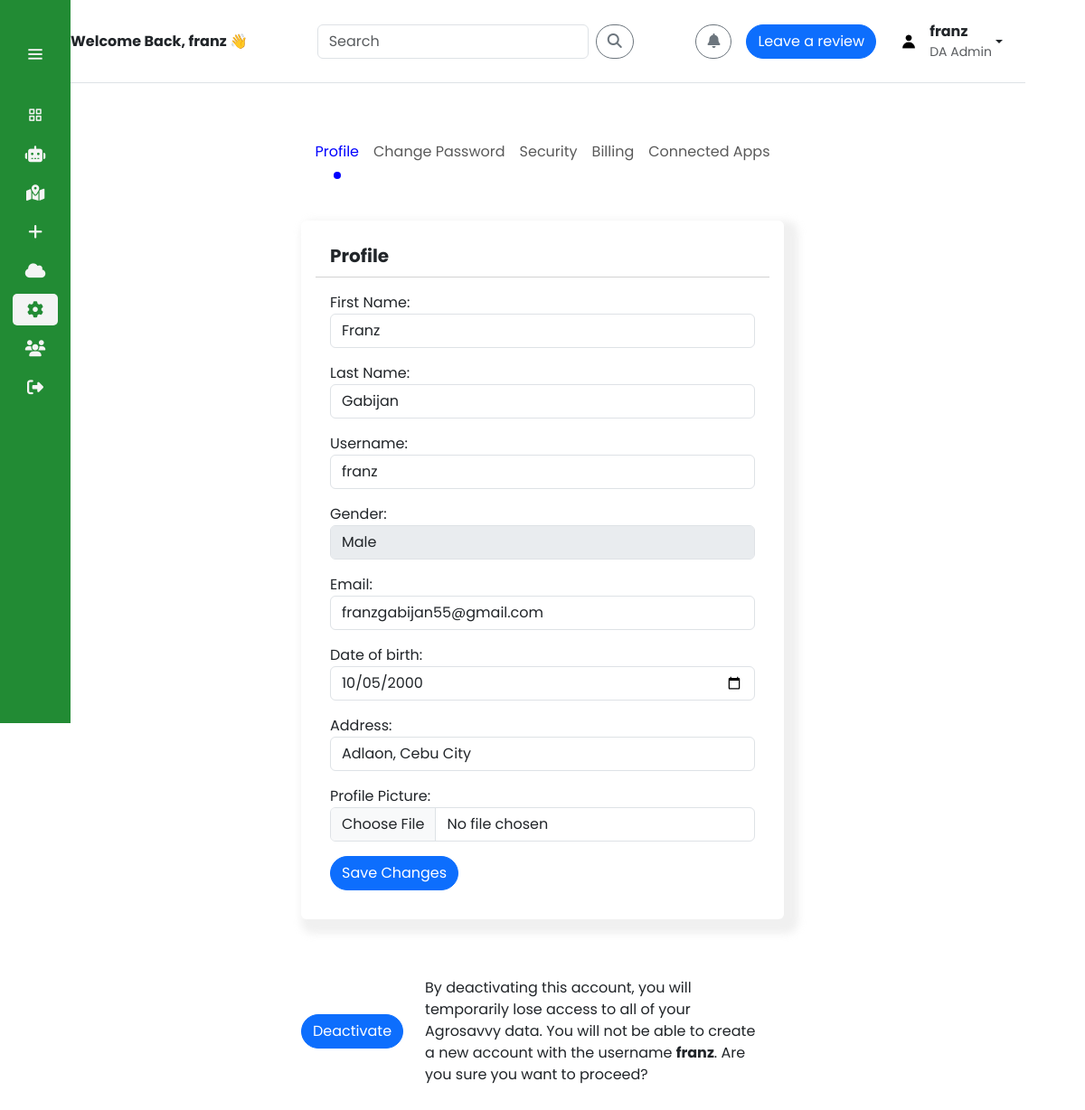
/settings/ (signed in), run on the app's committed database.
### app_agrosavvy/models.py (models this page shows, shortened)
class CustomUser(AbstractUser):
    email = models.EmailField(unique=True)
    firstname = models.CharField(max_length=30, blank=True)
    lastname = models.CharField(max_length=30, blank=True)
    date_of_birth = models.DateField(null=True, blank=True)
    profile_picture = models.ImageField(upload_to='profile_pictures/', null=True, blank=True)
    gender = models.ForeignKey(Gender, on_delete=models.SET_NULL, blank=True, null=True)
    useraddress = models.ForeignKey(UserAddress, on_delete=models.SET_NULL, null=True, blank=True)
    roleuser = models.ForeignKey(RoleUser, on_delete=models.SET_NULL, blank=True, null=True)
    active_status = models.BooleanField(default=True) #used custom instead of default is_active
    is_approved = models.BooleanField(default=False)
    request_date = models.DateTimeField(auto_now_add=True)
    approved_date = models.DateTimeField(null=True, blank=True)
    approved_by = models.ForeignKey(settings.AUTH_USER_MODEL, null=True, blank=True, on_delete=models.SET_NULL, related_name='approved_users')
    class Meta:
        ordering = ['-approved_date']

class Gender(models.Model):
    GENDER_CHOICES=[
        ("Male", "Male"),
        ("Female","Female"),
        ("Other", "Other"),
    ]
    gender = models.CharField(max_length=7, choices=GENDER_CHOICES)
    def __str__(self):
        return self.gender

class UserAddress(models.Model):
    USERADDRESS_CHOICES = [
        ("Adlaon, Cebu City", "Adlaon, Cebu City"),
        ("Agsungot, Cebu City", "Agsungot, Cebu City"),
        ("Apas, Cebu City", "Apas, Cebu City"),
        ("Babag, Cebu City", "Babag, Cebu City"),
        ("Bacayan, Cebu City", "Bacayan, Cebu City"),
        ("Banilad, Cebu City", "Banilad, Cebu City"),
        ("Basak Pardo, Cebu City", "Basak Pardo, Cebu City"),
        ("Busay, Cebu City", "Busay, Cebu City"),
        ("Calamba, Cebu City", "Calamba, Cebu City"),
        ("Cambinocot, Cebu City", "Cambinocot, Cebu City"),
        ("Camputhaw, Cebu City", "Camputhaw, Cebu City"),
        ("Capitol Site, Cebu City", "Capitol Site, Cebu City"),
        ("Carreta, Cebu City", "Carreta, Cebu City"),
        ("Central, Cebu City", "Central, Cebu City"),
        ("Cogon Pardo, Cebu City", "Cogon Pardo, Cebu City"),
        ("Cogon Ramos, Cebu City", "Cogon Ramos, Cebu City"),
        ("Day-as, Cebu City", "Day-as, Cebu City"),
        ("Duljo, Cebu City", "Duljo, Cebu City"),
        ("Ermita, Cebu City", "Ermita, Cebu City"),
        ("Guadalupe, Cebu City", "Guadalupe, Cebu City"),
        ("Guba, Cebu City", "Guba, Cebu City"),
        ("Hippodromo, Cebu City", "Hippodromo, Cebu City"),
        ("Inayawan, Cebu City", "Inayawan, Cebu City"),
        ("Kalubihan, Cebu City", "Kalubihan, Cebu City"),
        ("Kalunasan, Cebu City", "Kalunasan, Cebu City"),
        ("Kamagayan, Cebu City", "Kamagayan, Cebu City"),
        ("Kasambagan, Cebu City", "Kasambagan, Cebu City"),
        ("Kinasang-an Pardo, Cebu City", "Kinasang-an Pardo, Cebu City"),
        ("Labangon, Cebu City", "Labangon, Cebu City"),
        ("Lahug, Cebu City", "Lahug, Cebu City"),
        ("Lorega (Lorega San Miguel), Cebu City", "Lorega (Lorega San Miguel), Cebu City"),
        ("Lusaran, Cebu City", "Lusaran, Cebu City"),
        ("Luz, Cebu City", "Luz, Cebu City"),
        ("Mabini, Cebu City", "Mabini, Cebu City"),
        ("Mabolo, Cebu City", "Mabolo, Cebu City"),
        ("Malubog, Cebu City", "Malubog, Cebu City"),
        ("Mambaling, Cebu City", "Mambaling, Cebu City"),
        ("Pahina Central, Cebu City", "Pahina Central, Cebu City"),
        ("Pahina San Nicolas, Cebu City", "Pahina San Nicolas, Cebu City"),
        ("Pamutan, Cebu City", "Pamutan, Cebu City"),
        ("Pardo, Cebu City", "Pardo, Cebu City"),
        ("Pari-an, Cebu City", "Pari-an, Cebu City"),
        ("Paril, Cebu City", "Paril, Cebu City"),
        ("Pasil, Cebu City", "Pasil, Cebu City"),
        ("Pit-os, Cebu City", "Pit-os, Cebu City"),
        ("Pulangbato, Cebu City", "Pulangbato, Cebu City"),
        ("Pung-ol-Sibugay, Cebu City", "Pung-ol-Sibugay, Cebu City"),
        ("Punta Princesa, Cebu City", "Punta Princesa, Cebu City"),
        ("Quiot Pardo, Cebu City", "Quiot Pardo, Cebu City"),
        ("Sambag I, Cebu City", "Sambag I, Cebu City"),
        ("Sambag II, Cebu City", "Sambag II, Cebu City"),
        ("San Antonio, Cebu City", "San Antonio, Cebu City"),
        ("San Jose, Cebu City", "San Jose, Cebu City"),
        ("San Nicolas Central, Cebu City", "San Nicolas Central, Cebu City"),
        ("San Roque (Ciudad), Cebu City", "San Roque (Ciudad), Cebu City"),
        ("Santa Cruz, Cebu City", "Santa Cruz, Cebu City"),
        ("Sapangdaku, Cebu City", "Sapangdaku, Cebu City"),
        ("Sawang Calero, Cebu City", "Sawang Calero, Cebu City"),
        ("Sinsin, Cebu City", "Sinsin, Cebu City"),
        ("Sirao, Cebu City", "Sirao, Cebu City"),
        ("Suba Poblacion (Suba San Nicolas), Cebu City", "Suba Poblacion (Suba San Nicolas), Cebu City"),
        ("Sudlon I, Cebu City", "Sudlon I, Cebu City"),
        ("Sudlon II, Cebu City", "Sudlon II, Cebu City"),
        ("Tabunan, Cebu City", "Tabunan, Cebu City"),
        ("Tagbao, Cebu City", "Tagbao, Cebu City"),
        ("Talamban, Cebu City", "Talamban, Cebu City"),
        ("Taptap, Cebu City", "Taptap, Cebu City"),
        ("Tejero (Villa Gonzalo), Cebu City", "Tejero (Villa Gonzalo), Cebu City"),
        ("Tinago, Cebu City", "Tinago, Cebu City"),
        ("Tisa, Cebu City", "Tisa, Cebu City"),
        ("To-ong Pardo, Cebu City", "To-ong Pardo, Cebu City"),
        ("T. Padilla, Cebu City", "T. Padilla, Cebu City"),
        ("Zapatera, Cebu City", "Zapatera, Cebu City")
    ]
    useraddress_id = models.AutoField(primary_key=True)
    useraddress= models.CharField(max_length=100, choices=USERADDRESS_CHOICES)
    def __str__(self):
        return f"{self.useraddress}"
    class Meta:
        ordering = ['useraddress']

### app_agrosavvy/views.py (the view)
# urls.py: path('settings/', views.settings, name='settings'),
def settings(request):
    if request.user.is_authenticated and (request.user.roleuser.roleuser == "da_admin" or request.user.roleuser.roleuser == "brgy_officer"):
        user = get_object_or_404(CustomUser, pk=request.user.pk)
        reviewrating_context = reviewrating(request)
        if request.method == "POST":
            updateprofileform = CustomUserUpdateForm(
                request.POST, request.FILES, instance=user
            )
            if updateprofileform.is_valid():
                updateprofileform.save()
                messages.success(request, "Profile updated successfully.")
                return redirect("settings")
            else:
                messages.error(
                    request, "Error updating profile. Please check the form."
                )
        else:
            updateprofileform = CustomUserUpdateForm(instance=user)
        context = {"updateprofileform": updateprofileform}
        context.update(reviewrating_context)
        return render(request, "app_agrosavvy/settings.html", context)
    else:
        return redirect("forbidden")

### app_agrosavvy/forms.py
class ReviewratingForm(forms.ModelForm):
    class Meta:
        model = ReviewRating
        fields = ["rating", "review_header", "review_body"]
        widgets = {
            "rating": forms.Select(
                choices=[
                    ("1", "Excellent"),
                    ("2", "Good"),
                    ("3", "Average"),
                    ("4", "Bad"),
                    ("5", "Worse"),
                ],
                attrs={"class": "form-control"},
            ),
            "review_header": forms.TextInput(
                attrs={"class": "form-control", "placeholder": "Enter review header"}
            ),
            "review_body": forms.Textarea(
                attrs={"class": "form-control", "placeholder": "Enter your review"}
            ),
        }

### app_agrosavvy/views.py (called while the page is built)
def reviewrating(request):
    if request.method == "POST":
        rform = ReviewratingForm(request.POST)
        if rform.is_valid():
            rrform = rform.save(commit=False)
            rrform.rate_date = now()
            rrform.reviewer = request.user
            rrform.save()
            messages.success(request, "Thank you for submitting feedback.")
            if request.user.roleuser.roleuser == "da_admin" or request.user.roleuser.roleuser == "brgy_officer":
                return redirect("dashboard")
            elif request.user.roleuser.roleuser == "farmer":
                return redirect("bofa_dashboard")
        else:
            messages.error(request, "Please correct the errors below.")
    else:
        rform = ReviewratingForm()
    return {"rform": rform}

### app_agrosavvy/templates/app_agrosavvy/settings.html (shortened to what this page needs)
{% extends 'base.html' %}
{% load static %}
{% block content %}
<header class="header border-bottom mx-4 mb-5">
  <div class="container d-flex flex-column flex-md-row justify-content-between align-items-center py-3">
    <div class="d-flex align-items-center mb-2 mb-md-0">
      <strong class="me-2">Welcome Back, {{ user.username }} 👋</strong>
    </div>
    <div class="d-flex align-items-center mb-2 mb-md-0">
      <input type="text" class="form-control me-2" placeholder="Search" aria-label="Search" style="max-width: 300px;">
      <button class="btn btn-outline-secondary" type="button">
        <i class="fas fa-search"></i>
      </button>
    </div>
    <div class="d-flex align-items-center mb-2 mb-md-0">
      <button class="btn btn-outline-secondary me-3" type="button">
        <i class="fas fa-bell"></i>
      </button>
      <div class="me-2">
        <button type="button" class="btn btn-primary" data-bs-toggle="modal" data-bs-target="#reviewRatingModal">
          Leave a review
        </button>
      </div>
      <div class="dropdown d-flex align-items-center">
        <a class="btn dropdown-toggle d-flex align-items-center" href="#" role="button" data-bs-toggle="dropdown"
          aria-expanded="false">
          {% if user.profile_picture %}
          <img src="{{ user.profile_picture.url }}" alt="Profile Picture"
            style="width: 30px; height: 30px; border-radius: 50%; object-fit: cover;" />
          {% else %}
          <img src="{% static 'default_pp.jpg' %}" alt="Default Profile Picture"
            style="width: 30px; height: 30px; border-radius: 50%; object-fit: cover;" />
          {% endif %}
          <div class="ms-2 d-flex flex-column text-start">
            <strong>{{ user.username }}</strong>
            {% if user.roleuser.roleuser == "farmer" %}
            <span class="small text-muted">Farmer</span>
            {% elif user.roleuser.roleuser == "brgy_officer" %}
            <span class="small text-muted">Brgy Officer</span>
            {% elif user.roleuser.roleuser == "da_admin" %}
            <span class="small text-muted">DA Admin</span>
            {% else %}
            <span>Unknown</span>
            {% endif %}
          </div>
        </a>
      </div>
    </div>
  </div>
</header>
<main class="container">
  <nav class="navbar navbar-expand-md navbar-light" style="background-color: transparent;">
    <div class="container-fluid justify-content-center">
      <div class="collapse navbar-collapse justify-content-center" id="navbarNav">
        <ul class="navbar-nav">
          <li class="nav-item">
            <a href="{% url 'settings' %}" class="nav-link active" aria-current="page">Profile</a>
          </li>
          <li class="nav-item">
            <a href="{% url 'password_change' %}" class="nav-link">Change Password</a>
          </li>
          <li class="nav-item">
            <a href="#" class="nav-link">Security</a>
          </li>
          <li class="nav-item">
            <a href="#" class="nav-link">Billing</a>
          </li>
          <li class="nav-item">
            <a href="#" class="nav-link">Connected Apps</a>
          </li>
        </ul>
      </div>
    </div>
  </nav>
  <div class="row">
    <div class="col-md-6 mt-5 offset-md-3">
      <div id="profile" class="card shadow-card">
        <div class="card-header">
          <strong>Profile</strong>
        </div>
        <form method="POST" enctype="multipart/form-data" class="card-body">
          {{ updateprofileform.as_p|safe }}
          <button type="submit" class="btn btn-primary">Save Changes</button>
        </form>
      </div>
    </div>
  </div>
  <div class="row">
    <div class="col-md-6 mt-5 offset-md-3">
      <div class="d-flex align-items-center mt-3">
        <form method="post" action="{% url 'deactivate_account' %}" onsubmit="confirmDeactivation(event)">
          <button type="submit" class="btn btn-primary deactivate-button">Deactivate</button>
        </form>
        <span class="additional-text mx-4">By deactivating this account, you will temporarily lose access to
          all of your Agrosavvy data. You will not be able to create a
          new account with the username <strong>{{ user.username }}</strong>. Are you sure you want to proceed?
        </span>
      </div>
    </div>
  </div>
  <br><br><br><br>
</main>
{% endblock %}

### templates/base.html (style rules this page uses)
body { background-color: rgb(255, 255, 255); }

### templates/sidebar.html (style rules this page uses)
:root { --color-default: #228b34; --color-white: #f4f4f4; }
* { padding: 0%; margin: 0%; box-sizing: border-box; font-family: 'Poppins', sans-serif; }
body { min-height: 100vh; }

### app_agrosavvy/templates/app_agrosavvy/settings.html (style rules this page uses)
.navbar-nav .nav-link.active { color: blue !important; position: relative; }
.navbar-nav .nav-link.active::after { content: ''; display: block; width: 8px; height: 8px; background-color: blue; border-radius: 50%; position: absolute; bottom: -10px; left: 50%; transform: translateX(-50%); }
.deactivate-button { border-radius: 30px; }
.additional-text { margin-left: 10px; }
.btn { border-radius: 30px; }
.card { box-shadow: 8px 8px 8px 8px rgba(197, 197, 197, 0.268); border: none; padding: 1rem; }
.card-header { background-color: transparent; font-size: 1.25rem; }

### data on the page
CustomUser: username "franz", firstname "Franz", lastname "Gabijan", email "franzgabijan55@gmail.com", date_of_birth "10/05/2000"
Gender: gender "Male"
UserAddress: useraddress "Adlaon, Cebu City"
